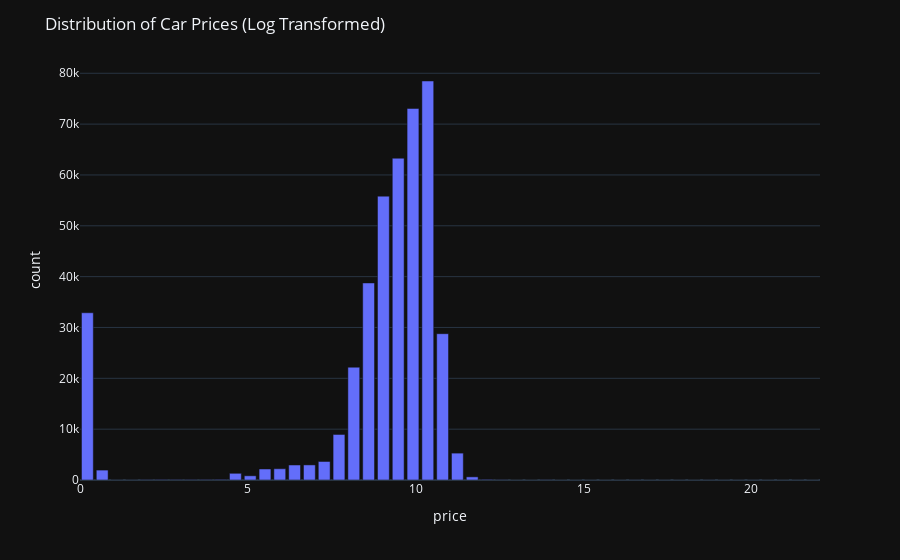

The notebook cell this image was saved under:
### Markdown cell above
***Interpretation:*** The distribution is not clearly seen because there are some extreme outliers in the price variable. To better visualize the distribution, I will apply a logarithmic transformation to the price variable and then plot the histogram again.

### Code cell
prices = np.log1p(df["price"]).to_numpy()
counts, bin_edges = np.histogram(prices, bins=50)
bin_centers = (bin_edges[:-1] + bin_edges[1:]) / 2

agg_df = pd.DataFrame({"price": bin_centers, "count": counts})
fig = px.bar(agg_df, x="price", y="count")
fig.update_layout(title_text='Distribution of Car Prices (Log Transformed)')
fig.show()

### Figure 1 — Plotly figure (JSON) as saved in the notebook; plotly's stock layout.template omitted (floating-point values rounded to 4 significant figures)
{"data": [{"alignmentgroup": "True", "hovertemplate": "price=%{x}<br>count=%{y}<extra></extra>", "legendgroup": "", "marker": {"color": "#636efa", "pattern": {"shape": ""}}, "name": "", "offsetgroup": "", "orientation": "v", "showlegend": false, "textposition": "auto", "x": [0.2204, 0.6612, 1.102, 1.543, 1.984, 2.425, 2.865, 3.306, 3.747, 4.188, 4.629, 5.07, 5.51, 5.951, 6.392, 6.833, 7.274, 7.715, 8.155, 8.596, 9.037, 9.478, 9.919, 10.36, 10.8, 11.24, 11.68, 12.12, 12.56, 13.0, 13.45, 13.89, 14.33, 14.77, 15.21, 15.65, 16.09, 16.53, 16.97, 17.41, 17.85, 18.29, 18.74, 19.18, 19.62, 20.06, 20.5, 20.94, 21.38, 21.82], "xaxis": "x", "y": [32895, 1951, 13, 13, 43, 70, 66, 54, 71, 112, 1317, 828, 2168, 2215, 2949, 2966, 3642, 8957, 22189, 38762, 55834, 63296, 73084, 78482, 28776, 5288, 615, 117, 35, 5, 5, 27, 2, 1, 1, 1, 2, 7, 1, 0, 0, 1, 8, 0, 0, 0, 2, 4, 0, 5], "yaxis": "y", "type": "bar"}], "layout": {"xaxis": {"anchor": "y", "domain": [0.0, 1.0], "title": {"text": "price"}}, "yaxis": {"anchor": "x", "domain": [0.0, 1.0], "title": {"text": "count"}}, "legend": {"tracegroupgap": 0}, "margin": {"t": 60}, "barmode": "relative", "title": {"text": "Distribution of Car Prices (Log Transformed)"}}}
